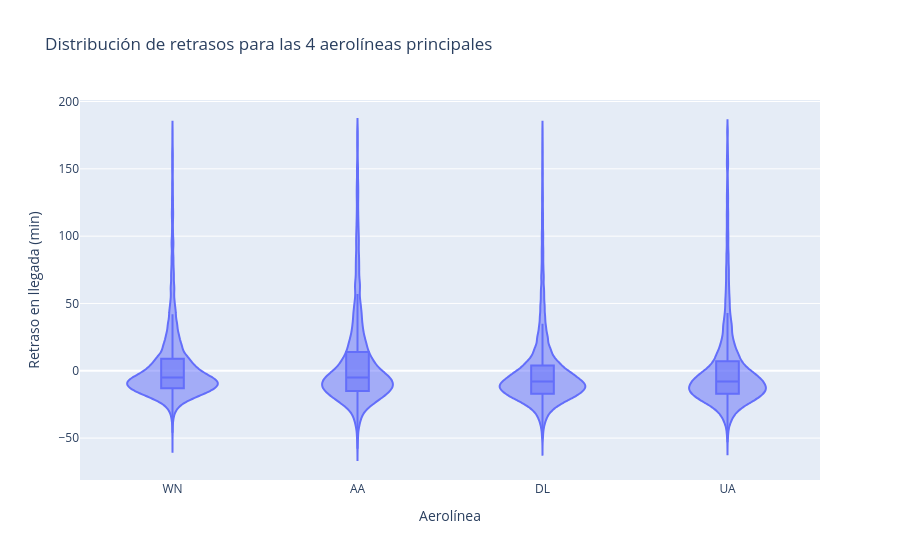

This figure's notebook cell:
### Code cell
import plotly.express as px

top_4_aerolineas = vuelos['aerolinea'].value_counts().nlargest(4).index

filtro_vuelos = vuelos[
    (vuelos['aerolinea'].isin(top_4_aerolineas)) & 
    (vuelos['arr_delay'].between(-60, 180))
]
muestra = filtro_vuelos.sample(n=min(50000, len(filtro_vuelos)), random_state=42)

fig = px.violin(muestra, 
                y='arr_delay', 
                x='aerolinea',
                title='Distribución de retrasos para las 4 aerolíneas principales',
                labels={'arr_delay': 'Retraso en llegada (min)', 
                        'aerolinea': 'Aerolínea'},
                box=True, 
                points=False)

fig.show()

### Figure 1 — Plotly figure (JSON) as saved in the notebook; plotly's stock layout.template omitted (floating-point values rounded to 4 significant figures; data arrays with more than 128 entries replaced by an {"elided": "..."} marker saying what was removed)
{"data": [{"alignmentgroup": "True", "box": {"visible": true}, "hovertemplate": "Aerolínea=%{x}<br>Retraso en llegada (min)=%{y}<extra></extra>", "legendgroup": "", "marker": {"color": "#636efa"}, "name": "", "offsetgroup": "", "orientation": "v", "points": false, "scalegroup": "True", "showlegend": false, "type": "violin", "x": {"elided": "50000 str values"}, "x0": " ", "xaxis": "x", "y": {"elided": "50000 float values"}, "y0": " ", "yaxis": "y"}], "layout": {"legend": {"tracegroupgap": 0}, "title": {"text": "Distribución de retrasos para las 4 aerolíneas principales"}, "violinmode": "group", "xaxis": {"anchor": "y", "domain": [0, 1], "title": {"text": "Aerolínea"}}, "yaxis": {"anchor": "x", "domain": [0, 1], "title": {"text": "Retraso en llegada (min)"}}}}
